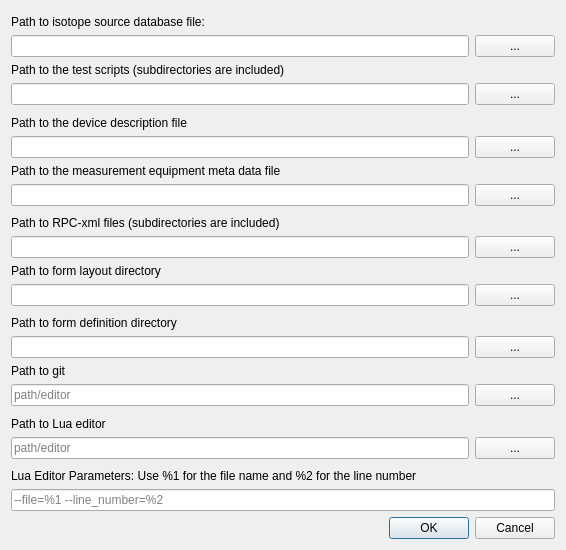
<?xml version="1.0" encoding="UTF-8"?>
<ui version="4.0">
 <class>PathSettingsWindow</class>
 <widget class="QWidget" name="PathSettingsWindow">
  <property name="geometry">
   <rect>
    <x>0</x>
    <y>0</y>
    <width>566</width>
    <height>550</height>
   </rect>
  </property>
  <property name="windowTitle">
   <string>Path Settings</string>
  </property>
  <layout class="QVBoxLayout" name="verticalLayout">
   <item>
    <spacer name="verticalSpacer_2">
     <property name="orientation">
      <enum>Qt::Vertical</enum>
     </property>
     <property name="sizeHint" stdset="0">
      <size>
       <width>20</width>
       <height>40</height>
      </size>
     </property>
    </spacer>
   </item>
   <item>
    <layout class="QVBoxLayout" name="verticalLayout_2">
     <item>
      <widget class="QLabel" name="label_2">
       <property name="text">
        <string>Path to isotope source database file:</string>
       </property>
      </widget>
     </item>
     <item>
      <layout class="QHBoxLayout" name="horizontalLayout_2">
       <item>
        <widget class="QLineEdit" name="isotope_db_path">
         <property name="text">
          <string/>
         </property>
        </widget>
       </item>
       <item>
        <widget class="QPushButton" name="isotope_db_path_button">
         <property name="text">
          <string>...</string>
         </property>
        </widget>
       </item>
      </layout>
     </item>
    </layout>
   </item>
   <item>
    <layout class="QVBoxLayout" name="verticalLayout_10">
     <item>
      <widget class="QLabel" name="label_10">
       <property name="text">
        <string>Path to the test scripts (subdirectories are included)</string>
       </property>
      </widget>
     </item>
     <item>
      <layout class="QHBoxLayout" name="horizontalLayout_9">
       <item>
        <widget class="QLineEdit" name="test_script_path_text">
         <property name="text">
          <string/>
         </property>
        </widget>
       </item>
       <item>
        <widget class="QPushButton" name="test_script_path_selector">
         <property name="text">
          <string>...</string>
         </property>
        </widget>
       </item>
      </layout>
     </item>
    </layout>
   </item>
   <item>
    <spacer name="verticalSpacer">
     <property name="orientation">
      <enum>Qt::Vertical</enum>
     </property>
     <property name="sizeHint" stdset="0">
      <size>
       <width>20</width>
       <height>40</height>
      </size>
     </property>
    </spacer>
   </item>
   <item>
    <layout class="QVBoxLayout" name="verticalLayout_3">
     <item>
      <widget class="QLabel" name="label_3">
       <property name="text">
        <string>Path to the device description file</string>
       </property>
      </widget>
     </item>
     <item>
      <layout class="QHBoxLayout" name="horizontalLayout_3">
       <item>
        <widget class="QLineEdit" name="device_description_path_text">
         <property name="text">
          <string/>
         </property>
        </widget>
       </item>
       <item>
        <widget class="QPushButton" name="device_description_path_selector">
         <property name="text">
          <string>...</string>
         </property>
        </widget>
       </item>
      </layout>
     </item>
    </layout>
   </item>
   <item>
    <spacer name="verticalSpacer_3">
     <property name="orientation">
      <enum>Qt::Vertical</enum>
     </property>
     <property name="sizeHint" stdset="0">
      <size>
       <width>20</width>
       <height>25</height>
      </size>
     </property>
    </spacer>
   </item>
   <item>
    <layout class="QVBoxLayout" name="verticalLayout_7">
     <item>
      <widget class="QLabel" name="label_7">
       <property name="text">
        <string>Path to the measurement equipment meta data file</string>
       </property>
      </widget>
     </item>
     <item>
      <layout class="QHBoxLayout" name="horizontalLayout_6">
       <item>
        <widget class="QLineEdit" name="meta_path_text">
         <property name="text">
          <string/>
         </property>
        </widget>
       </item>
       <item>
        <widget class="QPushButton" name="meta_path_selector">
         <property name="text">
          <string>...</string>
         </property>
        </widget>
       </item>
      </layout>
     </item>
    </layout>
   </item>
   <item>
    <spacer name="verticalSpacer_7">
     <property name="orientation">
      <enum>Qt::Vertical</enum>
     </property>
     <property name="sizeHint" stdset="0">
      <size>
       <width>20</width>
       <height>40</height>
      </size>
     </property>
    </spacer>
   </item>
   <item>
    <layout class="QVBoxLayout" name="verticalLayout_4">
     <item>
      <widget class="QLabel" name="label_4">
       <property name="text">
        <string>Path to RPC-xml files (subdirectories are included)</string>
       </property>
      </widget>
     </item>
     <item>
      <layout class="QHBoxLayout" name="horizontalLayout_4">
       <item>
        <widget class="QLineEdit" name="rpc_xml_files_path_text">
         <property name="text">
          <string/>
         </property>
        </widget>
       </item>
       <item>
        <widget class="QPushButton" name="rpc_xml_files_path_selector">
         <property name="text">
          <string>...</string>
         </property>
        </widget>
       </item>
      </layout>
     </item>
    </layout>
   </item>
   <item>
    <spacer name="verticalSpacer_4">
     <property name="orientation">
      <enum>Qt::Vertical</enum>
     </property>
     <property name="sizeHint" stdset="0">
      <size>
       <width>20</width>
       <height>0</height>
      </size>
     </property>
    </spacer>
   </item>
   <item>
    <layout class="QVBoxLayout" name="verticalLayout_8">
     <item>
      <widget class="QLabel" name="label_8">
       <property name="text">
        <string>Path to form layout directory</string>
       </property>
      </widget>
     </item>
     <item>
      <layout class="QHBoxLayout" name="horizontalLayout_7">
       <item>
        <widget class="QLineEdit" name="forms_path_directory_text">
         <property name="text">
          <string/>
         </property>
        </widget>
       </item>
       <item>
        <widget class="QPushButton" name="forms_path_directory_selector">
         <property name="text">
          <string>...</string>
         </property>
        </widget>
       </item>
      </layout>
     </item>
    </layout>
   </item>
   <item>
    <spacer name="verticalSpacer_8">
     <property name="orientation">
      <enum>Qt::Vertical</enum>
     </property>
     <property name="sizeHint" stdset="0">
      <size>
       <width>20</width>
       <height>40</height>
      </size>
     </property>
    </spacer>
   </item>
   <item>
    <layout class="QVBoxLayout" name="verticalLayout_9">
     <item>
      <widget class="QLabel" name="label_9">
       <property name="text">
        <string>Path to form definition directory</string>
       </property>
      </widget>
     </item>
     <item>
      <layout class="QHBoxLayout" name="horizontalLayout_8">
       <item>
        <widget class="QLineEdit" name="forms_definitions_path_directory_text">
         <property name="text">
          <string/>
         </property>
        </widget>
       </item>
       <item>
        <widget class="QPushButton" name="forms_definitions_path_directory_selector">
         <property name="text">
          <string>...</string>
         </property>
        </widget>
       </item>
      </layout>
     </item>
    </layout>
   </item>
   <item>
    <layout class="QVBoxLayout" name="verticalLayout_5">
     <item>
      <widget class="QLabel" name="label_11">
       <property name="text">
        <string>Path to git</string>
       </property>
      </widget>
     </item>
     <item>
      <layout class="QHBoxLayout" name="horizontalLayout_10">
       <item>
        <widget class="QLineEdit" name="git_path">
         <property name="text">
          <string/>
         </property>
         <property name="placeholderText">
          <string>path/editor</string>
         </property>
        </widget>
       </item>
       <item>
        <widget class="QPushButton" name="git_path_selector">
         <property name="text">
          <string>...</string>
         </property>
        </widget>
       </item>
      </layout>
     </item>
    </layout>
   </item>
   <item>
    <spacer name="verticalSpacer_9">
     <property name="orientation">
      <enum>Qt::Vertical</enum>
     </property>
     <property name="sizeHint" stdset="0">
      <size>
       <width>20</width>
       <height>40</height>
      </size>
     </property>
    </spacer>
   </item>
   <item>
    <widget class="QLabel" name="label_5">
     <property name="text">
      <string>Path to Lua editor</string>
     </property>
    </widget>
   </item>
   <item>
    <layout class="QHBoxLayout" name="horizontalLayout_5">
     <item>
      <widget class="QLineEdit" name="lua_editor_path_text">
       <property name="text">
        <string/>
       </property>
       <property name="placeholderText">
        <string>path/editor</string>
       </property>
      </widget>
     </item>
     <item>
      <widget class="QPushButton" name="lua_editor_path_selector">
       <property name="text">
        <string>...</string>
       </property>
      </widget>
     </item>
    </layout>
   </item>
   <item>
    <spacer name="verticalSpacer_5">
     <property name="orientation">
      <enum>Qt::Vertical</enum>
     </property>
     <property name="sizeHint" stdset="0">
      <size>
       <width>20</width>
       <height>40</height>
      </size>
     </property>
    </spacer>
   </item>
   <item>
    <layout class="QVBoxLayout" name="verticalLayout_6">
     <item>
      <widget class="QLabel" name="label_6">
       <property name="text">
        <string>Lua Editor Parameters: Use %1 for the file name and %2 for the line number</string>
       </property>
      </widget>
     </item>
     <item>
      <widget class="QLineEdit" name="lua_editor_parameters_text">
       <property name="text">
        <string/>
       </property>
       <property name="placeholderText">
        <string>--file=%1 --line_number=%2</string>
       </property>
      </widget>
     </item>
    </layout>
   </item>
   <item>
    <spacer name="verticalSpacer_6">
     <property name="orientation">
      <enum>Qt::Vertical</enum>
     </property>
     <property name="sizeHint" stdset="0">
      <size>
       <width>20</width>
       <height>17</height>
      </size>
     </property>
    </spacer>
   </item>
   <item>
    <widget class="QDialogButtonBox" name="settings_confirmation">
     <property name="standardButtons">
      <set>QDialogButtonBox::Cancel|QDialogButtonBox::Ok</set>
     </property>
    </widget>
   </item>
  </layout>
 </widget>
 <resources/>
 <connections/>
</ui>
